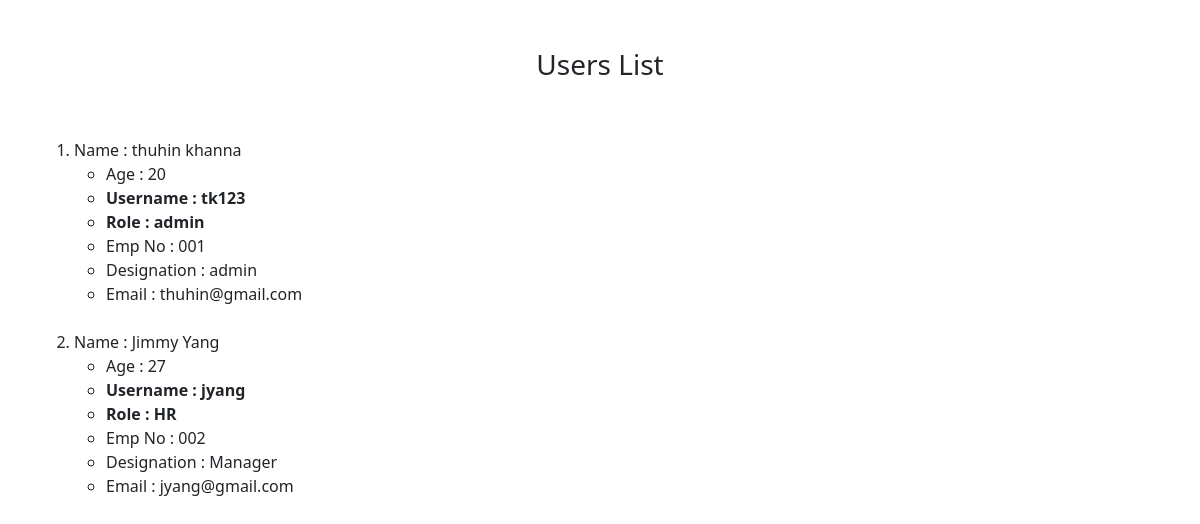
The app's page /display, older data.
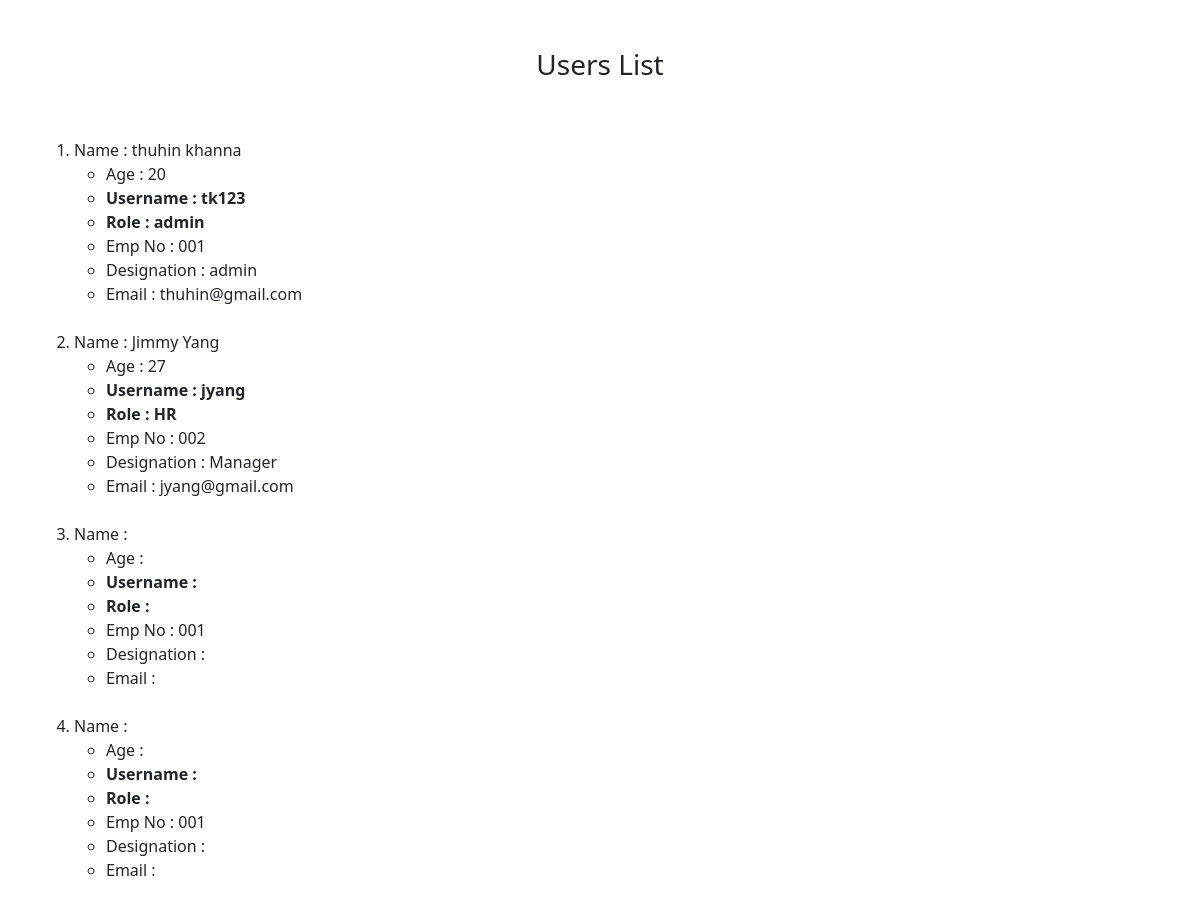
The same page, newer data.
### users/models.py (models this page shows)
class myuser(models.Model):
    Username = models.CharField(max_length=15)
    Name = models.CharField(max_length=25)
    Email = models.EmailField(max_length=100)
    Password = models.CharField(max_length=15)
    Age = models.CharField(max_length=2)
    Designation = models.CharField(max_length=15)
    Role = models.CharField(max_length=15)
    EmployeeNo = models.CharField(max_length=15)

### users/views.py (the view)
# urls.py: path("display", views.disp_users, name="disp_users"),
def disp_users(request):
    users=[]
    qs = myuser.objects.all()
    for i in qs:
        users.append(i)
    return render(request, 'DispUsers.html', {'users':users})

### users/templates/DispUsers.html (shortened to what this page needs)
<!doctype html>
<html lang="en">
  <head>
    <link href="https://cdn.jsdelivr.net/npm/bootstrap@5.1.2/dist/css/bootstrap.min.css" rel="stylesheet">
  </head>
  <body class="container-fluid">
    <br><br>
    <center><h3> Users List </h3></center>
    <br><br>
    <div class="container-sm">
    <ol>
    {% for i in users %}
    <li>
      Name : {{ i.Name }}
      <ul>
        <li>Age : {{ i.Age }}</li>
        <strong><li>Username : {{ i.Username }}</li></strong>
        <strong><li>Role : {{ i.Role }}</li></strong>
        <li>Emp No : {{ i.EmployeeNo }}</li>
        <li>Designation : {{ i.Designation }}</li>
        <li>Email : {{ i.Email }}</li>
      </ul>
    </li>
    <br>
    {% endfor %}
    </ol>
    </div>
  </body>
</html>

Row changes from the older to the newer data that the page shows:
added myuser: EmployeeNo "001"
added myuser: EmployeeNo "001"
